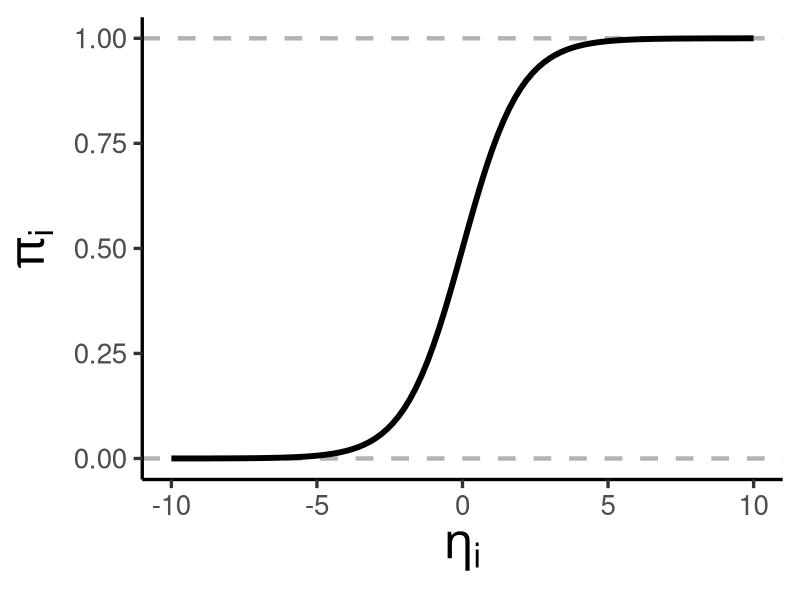
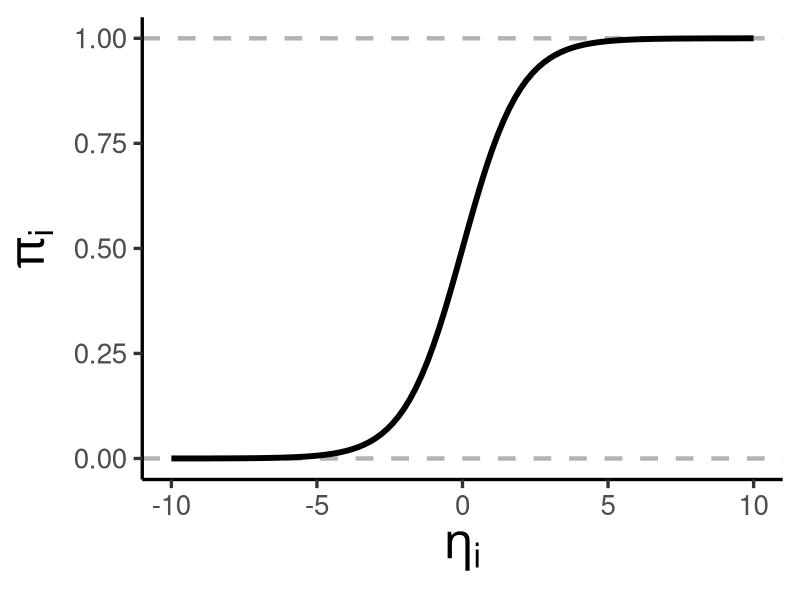

Source code (R) for these figures, in order:
# Script: Logistic_Regression_Visualization.R
# Description: This script plots the logistic function used in logistic regression.

# Load necessary library
library(ggplot2)

# Flag to control image generation
generate_pdf <- TRUE  # Set to TRUE to save the plot

# Create logistic function plot
logistic_plot <- ggplot() + 
  theme_classic(base_size = 25) +
  xlim(-10, 10) +
  geom_hline(yintercept = 0, linetype = "dashed", color = "gray70", lwd = 1.5) +
  geom_hline(yintercept = 1, linetype = "dashed", color = "gray70", lwd = 1.5) +
  geom_function(fun = function(x) exp(x) / (1 + exp(x)), lwd = 2) +
  xlab(expression(eta[i])) +
  ylab(expression(pi[i])) + 
  theme(axis.title.x = element_text(size = 35), 
        axis.title.y = element_text(size = 35))

# Save plot if enabled
if (generate_pdf) {
  ggsave("plots/logistic_plot.png", plot = logistic_plot, width = 8, height = 8)
}

# Display the plot
logistic_plot
